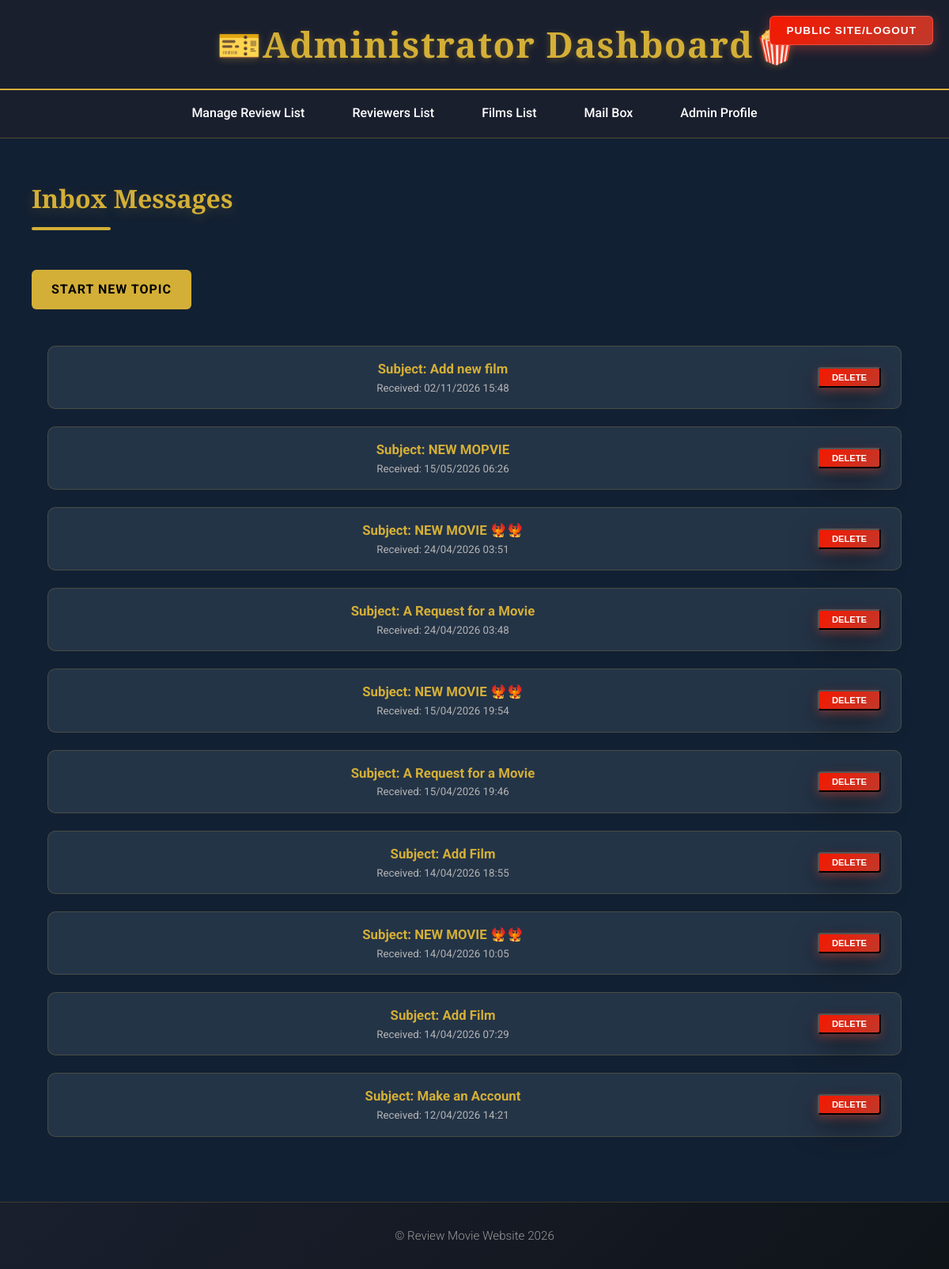
/Admin/mailbox_admin.php (signed in), run on an earlier commit of the app's database.
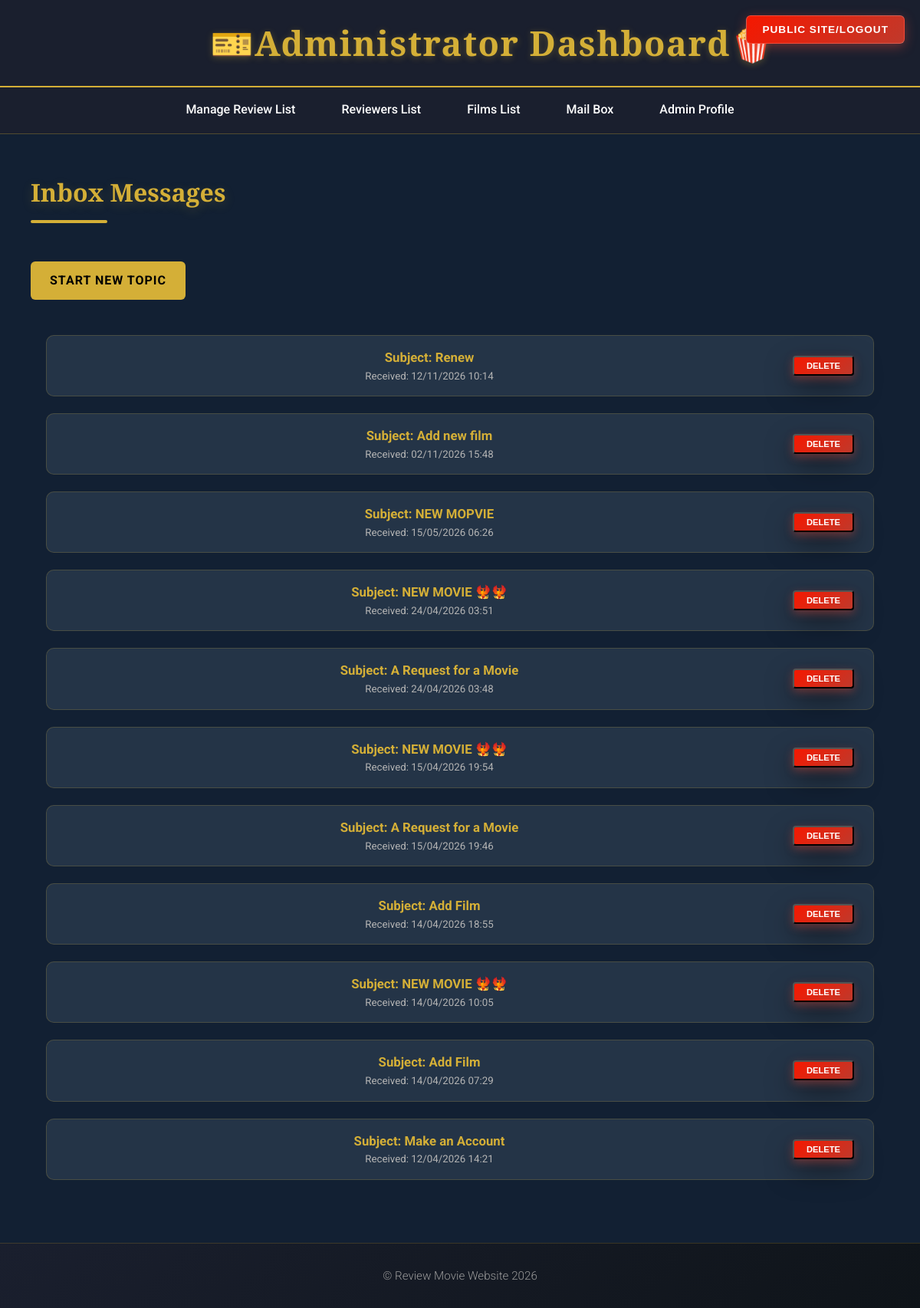
And on a later commit of the database.
### tables this page shows
CREATE TABLE `conversations` (
  `id` int(11) NOT NULL,
  `subject` varchar(255) NOT NULL,
  `created_at` timestamp NOT NULL DEFAULT current_timestamp()
);

### Admin/mailbox_admin.php (called while the page is built, shortened)
<?php
$database = Database::getConnection();
$sql = "SELECT c.id, c.subject, MAX(m.created_at) as created_at,
        (SELECT r.username FROM reviewers r
         JOIN mails_box m2 ON r.id = m2.reviewers_id
         WHERE m2.conversation_id = c.id LIMIT 1) as sender_name,
        SUM(CASE WHEN m.sender = 'reviewer' AND m.is_read = 0 THEN 1 ELSE 0 END) as unread_count
        FROM conversations c
        JOIN mails_box m ON c.id = m.conversation_id
        GROUP BY c.id
        ORDER BY created_at DESC";
$convs = Database::query($database, $sql)->fetchAll();
include '../templates/admin_mailbox.html.php';
include '../templates/admin_layout.html.php';

### classes/Database.php (called while the page is built, shortened)
<?php
class Database
{
    public static function query($pdo, $sql, $parameters = [])
    {
        $query = $pdo->prepare($sql);
        $query->execute($parameters);
        return $query;
    }
}

### templates/admin_mailbox.html.php (the view, shortened to what this page needs)
<h2 style="text-align: left;">Inbox Messages</h2>
<div style="margin-top: 20px;">
    <a href="contact_rev.php" class="btn-add" style="text-decoration: none; display: inline-block;">
        Start New Topic
    </a>
</div>
<br>
<div class="glass-list">
    <?php foreach ($convs as $c): ?>
        <div class="glass-item" style="position: relative;">
            <a href="conversation.php?id=<?= $c['id'] ?>" class="content-link">
                <div style="display: flex; flex-direction: column; text-align: left;">
                    <strong>Subject: <?= htmlspecialchars($c['subject']) ?></strong>
                    <small>Received: <?= date('d/m/Y H:i', strtotime($c['created_at'])) ?></small>
                </div>
            </a>
            <form action="delete.php" method="post" onsubmit="return confirm('Delete this conversation?')">
                <button type="submit" class="btn-delete" style="width: 80px !important; margin:0; padding:5px !important;">DELETE</button>
            </form>
        </div>
    <?php endforeach; ?>
</div>

What changed in the data, as far as the page shows it:
added conversations: subject "Renew", created_at "12/11/2026 10:14"
